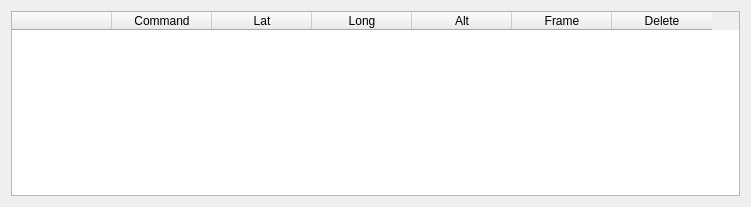
<?xml version="1.0" encoding="UTF-8"?>
<ui version="4.0">
 <class>Form</class>
 <widget class="QWidget" name="Form">
  <property name="geometry">
   <rect>
    <x>0</x>
    <y>0</y>
    <width>751</width>
    <height>207</height>
   </rect>
  </property>
  <property name="windowTitle">
   <string>Form</string>
  </property>
  <layout class="QVBoxLayout" name="verticalLayout">
   <item>
    <widget class="QTableWidget" name="tableWidget">
     <property name="sortingEnabled">
      <bool>false</bool>
     </property>
     <column>
      <property name="text">
       <string/>
      </property>
     </column>
     <column>
      <property name="text">
       <string>Command</string>
      </property>
     </column>
     <column>
      <property name="text">
       <string>Lat</string>
      </property>
     </column>
     <column>
      <property name="text">
       <string>Long</string>
      </property>
     </column>
     <column>
      <property name="text">
       <string>Alt</string>
      </property>
     </column>
     <column>
      <property name="text">
       <string>Frame</string>
      </property>
     </column>
     <column>
      <property name="text">
       <string>Delete</string>
      </property>
     </column>
    </widget>
   </item>
  </layout>
 </widget>
 <resources/>
 <connections/>
</ui>
